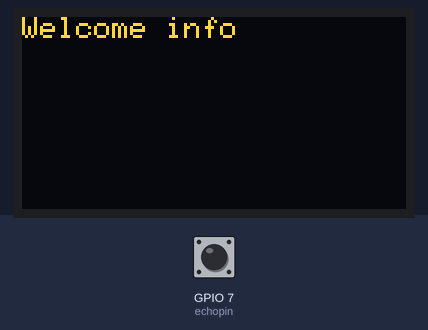
Recording of a sketch running on a simulated ESP32-S3. Parts: 128×64 one-colour display. Inputs (shaded band) come from the test bench; at power-on: GPIO 7 (echopin) LOW. The OLED is the two-colour kind (top 16 rows yellow); what the sketch prints to the serial monitor is not drawn.

Above: at 1.8 s.
1.9 s: GPIO 7 (echopin) pulsed HIGH 2 times (0.12 s each, 0.3 s apart)
At 3.1 s:
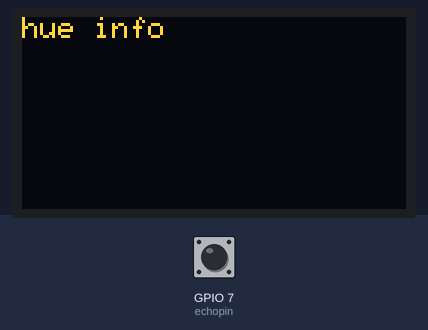
Timing chart, 0 to 4.9 s (numbered marks = the images above; inputs shaded):
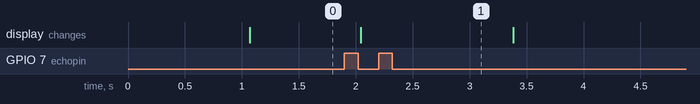

Measured:
- after the input at 1.9 s, the display: changes after 0.15 s (image 1)

The sketch:

Sonic_OLED_display.ino
```cpp
//#include "oledHue.h"
#include <SPI.h>
#include <Wire.h>
#include <Adafruit_GFX.h>
#include <Adafruit_SSD1306.h>
#define SCREEN_WIDTH 128
#define SCREEN_HEIGHT 64
#define SCREEN_ADDRESS 0x3c
Adafruit_SSD1306 display(SCREEN_WIDTH, SCREEN_HEIGHT, &Wire);


const int trigpin = 6;
const int echopin = 7;
float distance;
long duration;


void setup() {
  pinMode(trigpin, OUTPUT);
  pinMode(echopin, INPUT);
  Serial.begin(9600);
  if(!display.begin(SSD1306_SWITCHCAPVCC, SCREEN_ADDRESS)){
  Serial.printf("SSD1306 allocation failed");
  for(;;);
  }
  display.clearDisplay(); // sets default to blank screen
}


void loop() {
  digitalWrite(trigpin, LOW);
  delay(2);
  digitalWrite(trigpin,HIGH);
  delay(10);
  digitalWrite(trigpin, LOW);
  duration = pulseIn(echopin, HIGH);
  distance = duration*0.034/2/2.54; // converts cm to inches
  Serial.printf("Distance %0.1f inches \n",distance);
  if(distance <= 3){ // when within 10 in, turns on led
    welcomeInfo();
  }
  else {
  }
  if(distance>10){
   hueinfo();
  }
  else {
    //display.clearDisplay(); // returns blank screen after leaving 10 inches away from sensor
    //display.display();

  }

}
void welcomeInfo(){
  int rot = 2;// sample display to be temp,humidity,time
  display.clearDisplay();
  display.setTextSize(1);
  display.setTextColor(SSD1306_WHITE);
  display.setCursor(0,0);
  display.printf("Welcome info");
  display.display();
  display.setRotation(rot);
}
void hueinfo(){
  int rot = 2;// sample display to be replaced which hue lights are on
  display.clearDisplay();
  display.setTextSize(1);
  display.setTextColor(SSD1306_WHITE);
  display.setCursor(0,0);
  display.printf("hue info");
  display.display();
  display.setRotation(rot);
}
```
